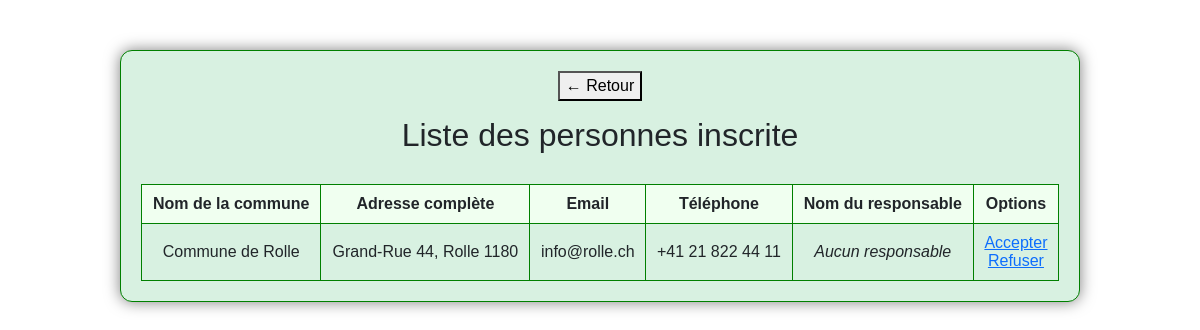
The page /src/php/View/Listes/ListeInscriptionsPage.php on the database its author committed.
### tables this page shows
CREATE TABLE `t_communes` (
  `ID_commune` int(11) UNSIGNED NOT NULL,
  `comName` varchar(100) NOT NULL,
  `comAdress` varchar(150) NOT NULL,
  `comNPA` int(4) NOT NULL,
  `comCity` varchar(100) NOT NULL,
  `comEmail` varchar(255) NOT NULL,
  `comTel` varchar(20) NOT NULL,
  `comInscription` tinyint(1) NOT NULL
);

### src/php/Model/database.php (called while the page is built, shortened)
<?php
    class Database
    {
        private $connector;
        private static $instance = null;
        private function __construct()
        {
            try
            {
                $this->connector = new PDO(DB, USER, $this->getPassword());
            }
            catch (PDOException $e)
            {
                die('Erreur : ' . $e->getMessage());
            }
        }
        public static function getInstance()
        {
            if(is_null(self::$instance))
            {
                self::$instance = new Database();
            }
            return self::$instance;
        }
        private function getPassword()
        {
            $readJSONFile = file_get_contents(__DIR__.'/../../json/secret.json');
            $array = json_decode($readJSONFile, TRUE);
            return $array["password"];
        }
        private function querySimpleExecute($query)
        {
            return $this->connector->query($query);
        }
        private function formatData($req)
        {
            return $req->fetchAll(PDO::FETCH_ASSOC);
        }
        public function GetAllCommunes()
        {
            $query = "SELECT ID_commune, comName, comAdress, comNPA, comCity, comEmail, comTel, comInscription FROM t_communes ";
            $prepareTemp = $this->querySimpleExecute($query);
            $prepareTabTemp = $this->formatData($prepareTemp);
            return $prepareTabTemp;
        }
}
?>

### src/php/View/Listes/ListeInscriptionsPage.php (the view, shortened to what this page needs)
<?php
require_once('../../Model/database.php');
$db = Database::getInstance();
$communes = $db->GetAllCommunes();
?>
<html lang="fr">
    <head>
        <link rel="stylesheet" href="https://cdn.jsdelivr.net/npm/bootstrap@5.2.3/dist/css/bootstrap.min.css">
        <link rel="stylesheet" href="../../../../ressources/css/codepen.css">
    </head>
    <body>
        <div class="table-container">
            <button onclick="history.back()" style="margin-bottom: 15px;">← Retour</button>
            <h2>Liste des personnes inscrite</h2>
            <table>
                <tr>
                    <th>Nom de la commune</th>
                    <th>Adresse complète</th>
                    <th>Email</th>
                    <th>Téléphone</th>
                    <th>Nom du responsable</th>
                    <th>Options</th>
                </tr>
                <?php
                    foreach ($communes as $commune) {
                        if ($commune['comInscription'] == 0)
                        {
                            echo '<tr><td>' . $commune["comName"] . '</td>';
                            echo "<td>" . $commune["comAdress"] . ", " .  $commune["comCity"] . " " .  $commune["comNPA"]. "</td>";
                            echo "<td>" . $commune["comEmail"] . "</td>";
                            echo "<td>" . $commune["comTel"] . "</td>";
                            echo "<td><em>Aucun responsable</em></td>";
                            echo '<td>
                                    <a class="LinksOptions" href="../../Controller/AcceptInscription.php?ID=' . $commune["ID_commune"] . '">Accepter</a><br>
                                    <a class="LinksOptionsDel" href="../../Controller/RefuseInscription.php?ID=' . $commune["ID_commune"] . '" onclick="return deleteCheck();">Refuser</a>
                                  </td></tr>';
                        }
                    }
                ?>
            </table>
        </div>
    </body>
</html>

### ressources/css/codepen.css (style rules this page uses)
body { margin: 0; font-family: Arial, sans-serif; background-image: url("../../userContent/img/background-image.jpg"); background-size: cover; }
.table-container { background-color: #d8f1e1; margin: 50px auto; padding: 20px; width: 80%; border: 1px solid green; border-radius: 12px; text-align: center; box-shadow: 0 0 15px rgba(0, 0, 0, 0.5); }
h2 { text-align: center; margin-bottom: 20px; }
table { width: 100%; border-collapse: collapse; background-color: transparent; }
th, td { border: 1px solid green; padding: 10px; text-align: center; }
th { background-color: #f0fff0; }
h2 { text-align: center; margin-bottom: 30px; }

### rows shown on the page
t_communes: comName "Commune de Rolle", comAdress "Grand-Rue 44", comCity "Rolle", comNPA "1180", comEmail "info@rolle.ch", comTel "+41 21 822 44 11"
